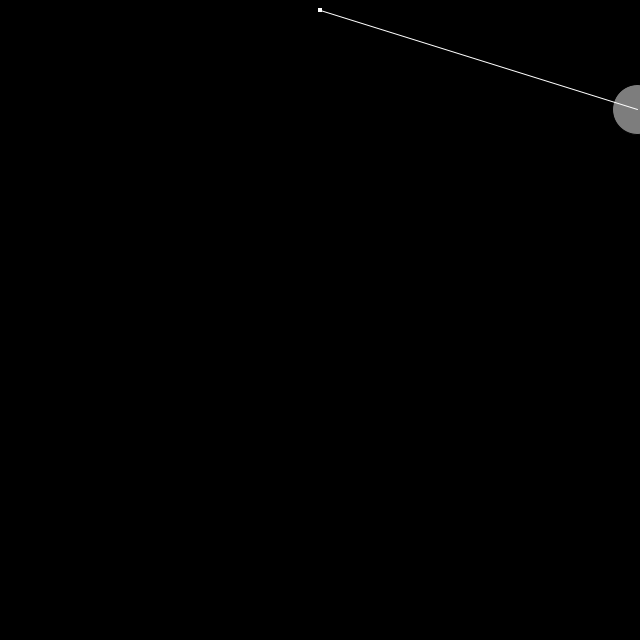
Frame 1 (no input)
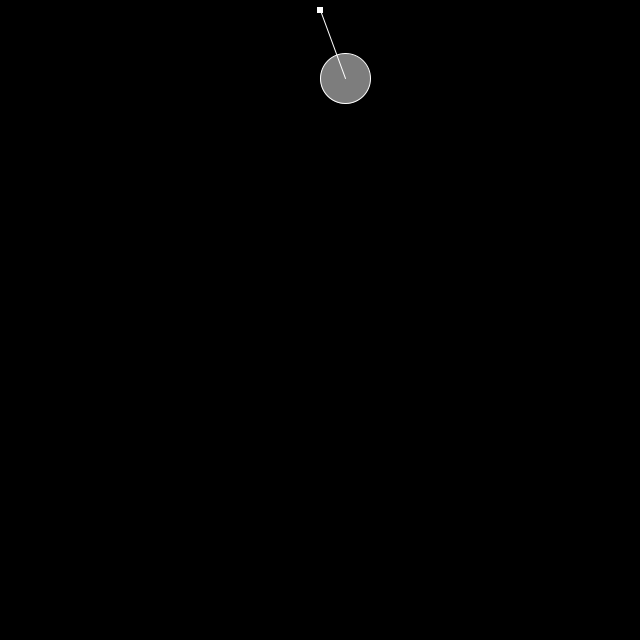
Frame 60 (the mouse pressed at the canvas centre just before this capture)
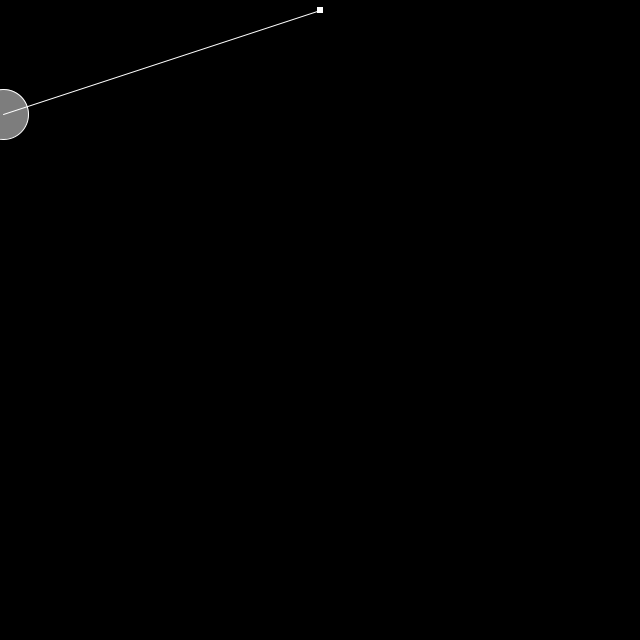
Frame 120 (the mouse held since frame 60 and released just before this capture)

The Processing sketch that drew these frames (run headless with seeded random() and noise(); from frame 60 on, the mouse is pressed at the canvas centre):

// Processing sketch: ex_3_15_spring_force
// ── ex_3_15_spring_force.pde
PVector g;
Bob bob;
Spring spring;

void setup () {
  size(640, 640);
  g = new PVector(0, 4);
  spring = new Spring(width/2, 10, 100);
  bob = new Bob(width, 110, 10);
}

void draw () {
  background(0);
  
  bob.applyForce(g);
  spring.connect(bob);
  
  bob.update();
  bob.display();
  spring.display(bob);
}

class Spring {
  PVector anchor;
  float k;
  float len;

  Spring (float x, float y, float l) {
    anchor = new PVector(x, y);
    k = 0.1;
    len = l;
  }
  
  void display (Bob b) {
    fill(255);
    rectMode(CENTER);
    rect(anchor.x, anchor.y, 5, 5);
    stroke(255);
    line(anchor.x, anchor.y, b.location.x, b.location.y);
  }
  
  void connect (Bob b) {
    PVector force = PVector.sub(anchor, bob.location);
    
    float dir = force.mag();
    float extension = len - dir;

    force.normalize();
    force.mult(-k * extension);
    b.applyForce(force);
  }
}

class Bob {
  PVector acceleration;
  PVector location;
  float mass;
  PVector velocity;
  
  Bob (float x, float y, float m) {
    acceleration = new PVector(0, 0);
    location = new PVector(x, y);
    mass = m;
    velocity = new PVector(0, 0);
  }
  
  void display () {
    fill(125);
    ellipse(location.x, location.y, mass*5, mass*5); 
  }
  
  void update () {
    velocity.add(acceleration);
    location.add(velocity);
    acceleration.mult(0);
  }
  
  void applyForce (PVector force) {
     PVector f = PVector.div(force, mass);
     acceleration.add(f);
  }
}
